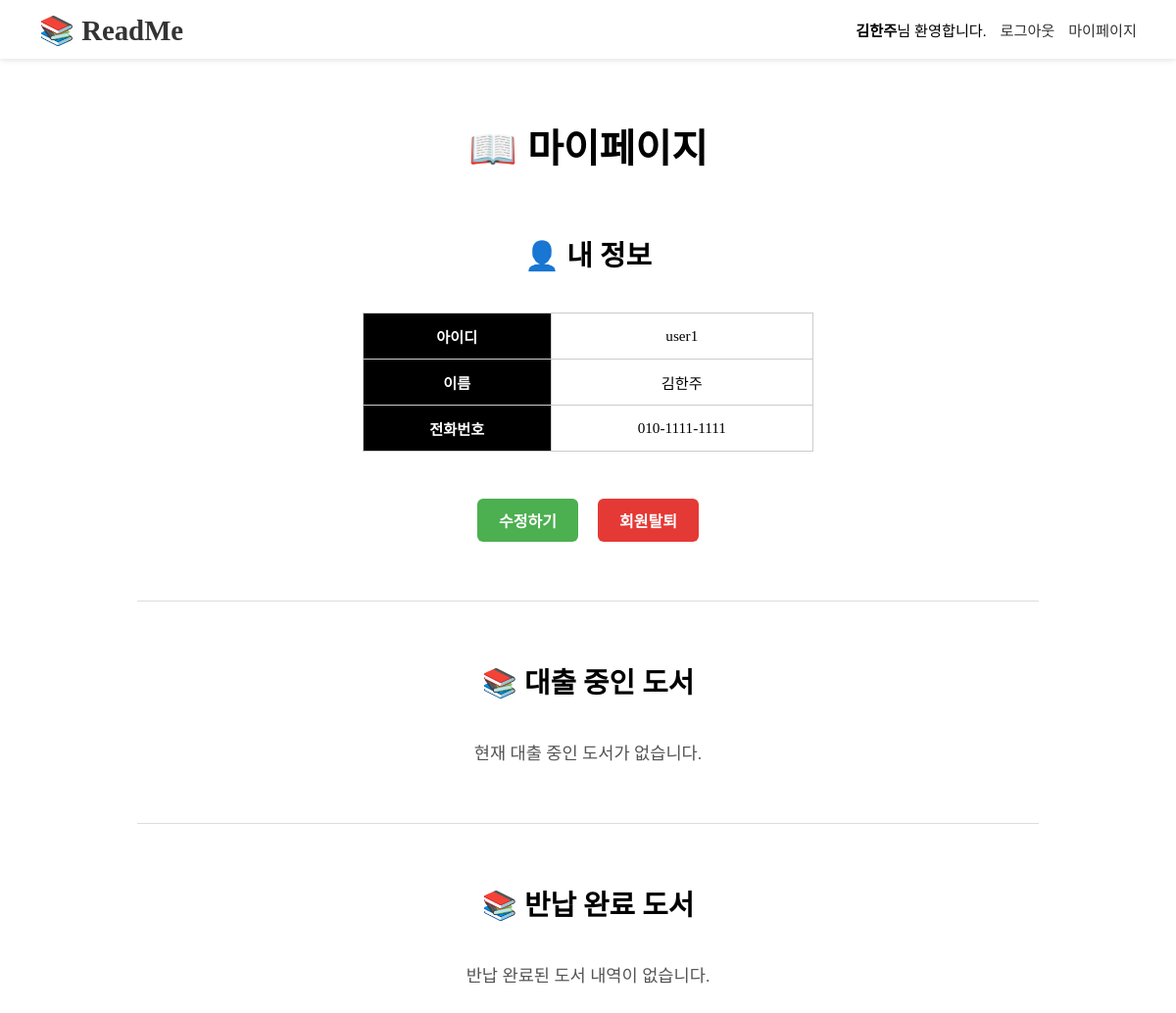
The page /user/info.php (signed in) on the database its author committed.
### tables this page shows
create table user( 
	uno int unsigned auto_increment, 
    uid varchar(20) NOT NULL UNIQUE, 
    upwd varchar(30) NOT NULL, 
    uname varchar(20) NOT NULL, 
	uphone varchar(13) NOT NULL, 
    ustate boolean default 0, 
    udelete boolean default 0,
	constraint primary key (uno)
);

### user/info.php (the view, shortened to what this page needs)
<?php
include '../db.php';
$uno = $_SESSION['uno'];
$sql_user = "SELECT uid, uname, uphone FROM user WHERE uno = ?";
$stmt_user = $conn->prepare($sql_user);
$stmt_user->bind_param("i", $uno);
$stmt_user->execute();
$result_user = $stmt_user->get_result();
$user = $result_user->fetch_assoc();
?>
<?php include '../header.php'; ?>
<div class="userInfoCon">
    <h1 class="pageTitle">📖 마이페이지</h1>
    <h2>👤 내 정보</h2>
    <table class="userTable" border="1" cellpadding="5" cellspacing="0">
        <tr><th>아이디</th><td><?= htmlspecialchars($user['uid']) ?></td></tr>
        <tr><th>이름</th><td><?= htmlspecialchars($user['uname']) ?></td></tr>
        <tr><th>전화번호</th><td><?= htmlspecialchars($user['uphone']) ?></td></tr>
    </table>
    <br>
    <div class="formBox">
        <form action="update.php" method="get">
            <button class="infoUpdateBtn" type="submit">수정하기</button>
        </form>
        <form action="deletePro.php" method="post">
            <button class="infoDeleteBtn" type="submit">회원탈퇴</button>
        </form>
    </div>
    <hr>
    <h2 class="sectionTitle">📚 대출 중인 도서</h2>
    <?php
    $sql = "
        SELECT loan.lno, book.bno, book.btitle, book.briter, loan.ldate, loan.lddate, loan.lstate
        FROM loan
        JOIN book ON loan.bno = book.bno
        WHERE loan.uno = ? AND loan.lstate = 0
        ORDER BY loan.ldate DESC
    ";
    $stmt = $conn->prepare($sql);
    $stmt->bind_param("i", $uno);
    $stmt->execute();
    $result = $stmt->get_result();
    if ($result->num_rows > 0): ?>
        <table border="1" cellpadding="5" cellspacing="0">
            <thead>
                <tr>
                    <th>도서명</th>
                    <th>저자</th>
                    <th>대출일</th>
                    <th>반납예정일</th>
                    <th>상태</th>
                    <th>반납</th>
                </tr>
            </thead>
            <tbody>
            <?php while ($row = $result->fetch_assoc()): ?>
                <tr>
                    <td>
                        <a href="../book/bookView.php?bno=<?= $row['bno'] ?>" class="link">
                            <?= htmlspecialchars($row['btitle']) ?>
                        </a>
                    </td>
                    <td><?= htmlspecialchars($row['briter']) ?></td>
                    <td><?= htmlspecialchars($row['ldate']) ?></td>
                    <td><?= htmlspecialchars($row['lddate']) ?></td>
                    <td><?= $row['lstate'] == 0 ? '대출중' : '반납완료' ?></td>
                    <td>
                        <form method="post" action="/readme/book/returnBookPro.php" onsubmit="return confirm('반납하시겠습니까?');">
                        <input type="hidden" name="lno" value="<?= $row['lno'] ?>">
                        <button type="submit" class="rBook">반납하기</button>
                        </form>
                    </td>
                </tr>
            <?php endwhile; ?>
            </tbody>
        </table>
    <?php else: ?>
        <p>현재 대출 중인 도서가 없습니다.</p>
    <?php endif; ?>
    <hr>
    <h2>📚 반납 완료 도서</h2>
    <?php
    $sqlHistory = "
        SELECT loan.lno, book.bno, book.btitle, book.briter, loan.ldate, loan.lddate, loan.lrdate
        FROM loan
        JOIN book ON loan.bno = book.bno
        WHERE loan.uno = ? AND loan.lstate = 1
        ORDER BY loan.lrdate DESC
    ";
    $stmtHistory = $conn->prepare($sqlHistory);
    $stmtHistory->bind_param("i", $uno);
    $stmtHistory->execute();
    $resultHistory = $stmtHistory->get_result();
    if ($resultHistory->num_rows > 0): ?>
        <table border="1" cellpadding="5" cellspacing="0">
            <thead>
                <tr>
                    <th>도서명</th>
                    <th>저자</th>
                    <th>대출일</th>
                    <th>반납예정일</th>
                    <th>반납일</th>
                </tr>
            </thead>
            <tbody>
            <?php while ($row = $resultHistory->fetch_assoc()): ?>
                <tr>
                    <td><a href="../book/bookView.php?bno=<?= $row['bno'] ?>"><?= htmlspecialchars($row['btitle']) ?></a></td>
                    <td><?= htmlspecialchars($row['briter']) ?></td>
                    <td><?= htmlspecialchars($row['ldate']) ?></td>
                    <td><?= htmlspecialchars($row['lddate']) ?></td>
                    <td><?= htmlspecialchars($row['lrdate']) ?></td>
                </tr>
            <?php endwhile; ?>
            </tbody>
        </table>
    <?php else: ?>
        <p>반납 완료된 도서 내역이 없습니다.</p>
    <?php endif; ?>
</div>
</body>
</html>

### css/main.css (style rules this page uses)
* { font-family: 'NEXON Lv1 Gothic OTF'; }
html, body { margin: 0; padding: 0; height: 100%; }
body { padding-top: 60px; }

### css/user.css (style rules this page uses)
.userInfoCon { max-width: 960px; margin: 0 auto; padding: 0 20px 60px; box-sizing: border-box; }
.pageTitle { margin: 60px 0px; text-align: center; font-size: 2.5rem; font-weight: bold; }
.userInfoCon > h2, .sectionTitle { text-align: center; margin: 40px 0px; font-size: 1.8rem; font-weight: bold; }
.userTable { width: 50%; margin: 0 auto 30px; border-collapse: collapse; }
.userTable th, .userTable td { border: 1px solid #ddd; padding: 12px 20px; text-align: center; }
.userTable th { background-color: black; color: white; font-weight: bold; }
.formBox { display: flex; justify-content: center; gap: 20px; margin-bottom: 40px; }
.infoUpdateBtn, .infoDeleteBtn { background-color: #4caf50; color: white; padding: 10px 22px; border: none; border-radius: 6px; cursor: pointer; font-size: 1rem; font-weight: 600; transition: background-color 0.3s ease; }
.infoDeleteBtn { background-color: #e53935; }
.userInfoCon th, .userInfoCon td { border: 1px solid #ccc; padding: 12px 15px; text-align: center; vertical-align: middle; font-size: 0.95rem; }
.userInfoCon th { background-color: black; color: white; font-weight: 600; }
.userInfoCon p { text-align: center; font-size: 1.1rem; color: #555; margin: 30px 0; }
.userInfoCon hr { border: 0; border-top: 1px solid #ddd; margin: 60px 0; }

### rows shown on the page
user: uid "user1", uname "김한주", uphone "010-1111-1111"

### other values the page prints
$_SESSION['uname'] "김한주"
